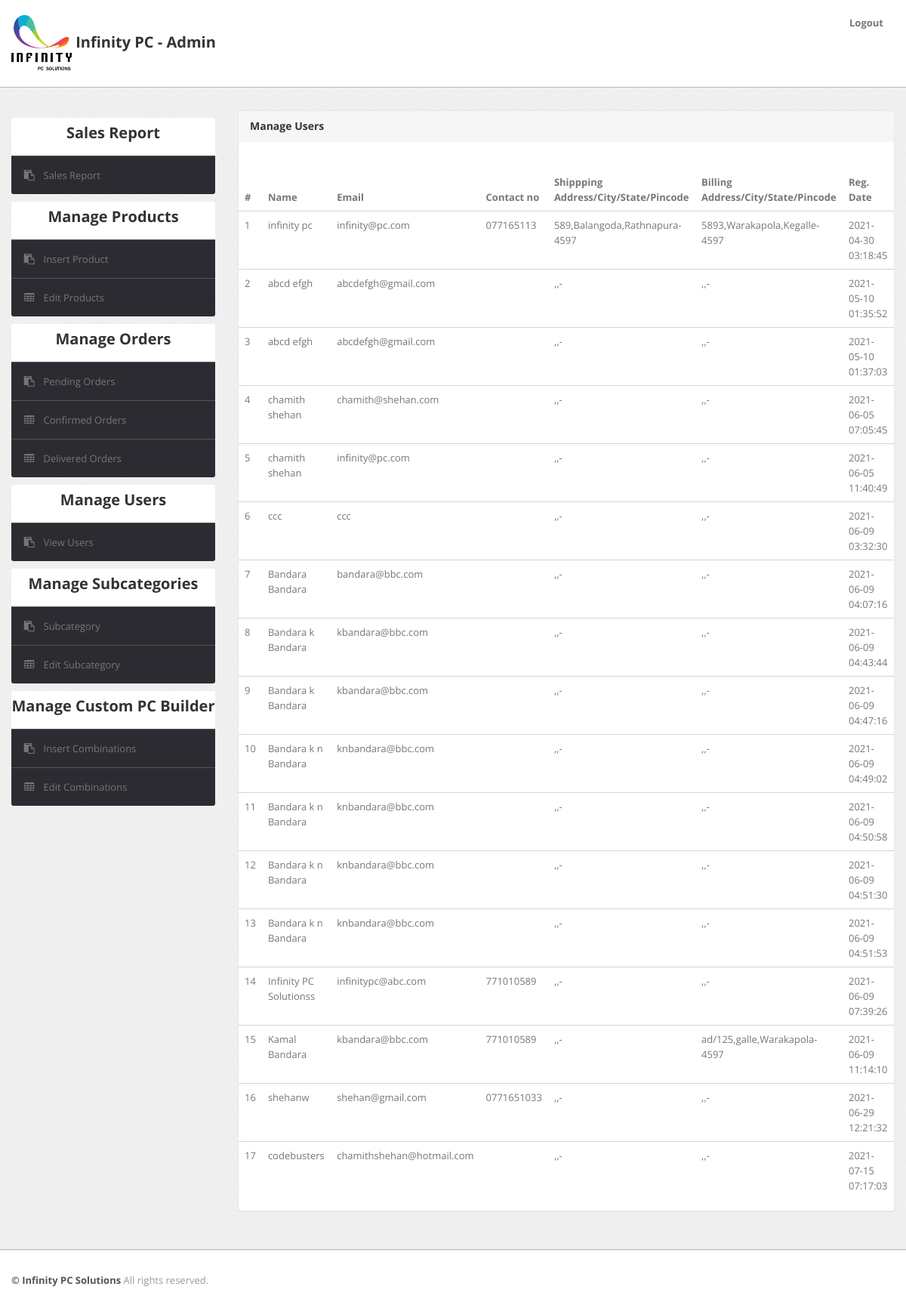
The page /admin/manage-users.php (signed in) on the database its author committed.
### tables this page shows
CREATE TABLE IF NOT EXISTS `users` (
  `id` int(11) NOT NULL AUTO_INCREMENT,
  `name` varchar(255) DEFAULT NULL,
  `email` varchar(255) DEFAULT NULL,
  `contactno` varchar(12) DEFAULT NULL,
  `password` varchar(255) DEFAULT NULL,
  `shippingAddress` longtext,
  `shippingState` varchar(255) DEFAULT NULL,
  `shippingCity` varchar(255) DEFAULT NULL,
  `shippingPincode` int(11) DEFAULT NULL,
  `billingAddress` longtext,
  `billingState` varchar(255) DEFAULT NULL,
  `billingCity` varchar(255) DEFAULT NULL,
  `billingPincode` int(11) DEFAULT NULL,
  `regDate` timestamp NOT NULL DEFAULT CURRENT_TIMESTAMP,
  `updationDate` varchar(255) DEFAULT NULL,
  PRIMARY KEY (`id`)
);

### admin/manage-users.php (the view, shortened to what this page needs)
<?php
include('include/config.php');
if(strlen($_SESSION['alogin'])==0)
	{
header('location:index.php');
}
else{
?>
<!DOCTYPE html>
<html lang="en">
<head>
	<link type="text/css" href="bootstrap/css/bootstrap.min.css" rel="stylesheet">
	<link type="text/css" href="bootstrap/css/bootstrap-responsive.min.css" rel="stylesheet">
	<link type="text/css" href="css/theme.css" rel="stylesheet">
	<link type="text/css" href="images/icons/css/font-awesome.css" rel="stylesheet">
</head>
<body>
<?php include('include/header.php');?>
	<div class="wrapper">
		<div class="container">
			<div class="row">
<?php include('include/sidebar.php');?>
			<div class="span9">
					<div class="content">
	<div class="module">
							<div class="module-head">
								<h3>Manage Users</h3>
							</div>
							<div class="module-body table">
									<br />
								<table cellpadding="0" cellspacing="0" border="0">
									<thead>
										<tr>
											<th>#</th>
											<th> Name</th>
											<th>Email </th>
											<th>Contact no</th>
											<th>Shippping Address/City/State/Pincode </th>
											<th>Billing Address/City/State/Pincode </th>
											<th>Reg. Date </th>
										</tr>
									</thead>
									<tbody>
<?php $query=mysqli_query($con,"select * from users");
$cnt=1;
while($row=mysqli_fetch_array($query))
{
?>
										<tr>
											<td><?php echo htmlentities($cnt);?></td>
											<td><?php echo htmlentities($row['name']);?></td>
											<td><?php echo htmlentities($row['email']);?></td>
											<td> <?php echo htmlentities($row['contactno']);?></td>
											<td><?php echo htmlentities($row['shippingAddress'].",".$row['shippingCity'].",".$row['shippingState']."-".$row['shippingPincode']);?></td>
											<td><?php echo htmlentities($row['billingAddress'].",".$row['billingCity'].",".$row['billingState']."-".$row['billingPincode']);?></td>
											<td><?php echo htmlentities($row['regDate']);?></td>
										<?php $cnt=$cnt+1; } ?>
								</table>
							</div>
						</div>
					</div>
				</div>
			</div>
		</div>
	</div>
<?php include('include/footer.php');?>
</body>
<?php } ?>

### admin/css/theme.css (style rules this page uses)
body { font-size: 13px; font-family: 'Open Sans', Arial, sans-serif; background: #fff; color: #777 }
h1, h2, h3, h4, h5, h6 { color: #333; margin-top: 0 }
h3 { font-size: 20px }
.wrapper { background: url(../images/bg.png) #eee; border-bottom: 1px solid #bbb; -webkit-box-shadow: 0 1px 2px rgba(0,0,0,0.1); -moz-box-shadow: 0 1px 2px rgba(0,0,0,0.1); box-shadow: 0 1px 2px rgba(0,0,0,0.1); padding: 30px 0 }
.module { background: #fff; -webkit-border-radius: 3px; -moz-border-radius: 3px; border-radius: 3px; border: 1px solid #ccc; border-bottom-color: #bbb; -webkit-box-shadow: 0 0 1px rgba(0,0,0,0.2); -moz-box-shadow: 0 0 1px rgba(0,0,0,0.2); box-shadow: 0 0 1px rgba(0,0,0,0.2); margin-bottom: 30px }
.table { margin-bottom: 0 }
.table th, .table td { border-color: #d5d5d5!important }
.module { box-shadow: 0 0 3px rgba(0,0,0,.1); border-color: #e9e9e9; margin-bottom: 20px; background-color: #fff; border-radius: 4px; -webkit-box-shadow: 0 1px 1px rgba(0,0,0,.05); box-shadow: 0 1px 1px rgba(0,0,0,.05); }
.module-head { color: #767676; background-color: #f6f6f6; border-color: #e9e9e9; padding: 10px 15px; border-bottom: 1px solid transparent; border-top-right-radius: 3px; border-top-left-radius: 3px; }
.module-head h3 { font-size: 14px; line-height: 20px; height: 20px; margin: 0 }
.module-body { padding: 15px }
.module-body.table { padding: 15px 0 }

### rows shown on the page
users: name "infinity pc", email "infinity@pc.com", contactno "077165113", shippingAddress+shippingCity+shippingState "589,Balangoda,Rathnapura-4597", billingAddress+billingCity+billingState "5893,Warakapola,Kegalle-4597", regDate "2021-04-30 03:18:45"
users: name "abcd efgh", email "abcdefgh@gmail.com", shippingAddress+shippingCity+shippingState ",,-", billingAddress+billingCity+billingState ",,-", regDate "2021-05-10 01:35:52"
users: name "abcd efgh", email "abcdefgh@gmail.com", shippingAddress+shippingCity+shippingState ",,-", billingAddress+billingCity+billingState ",,-", regDate "2021-05-10 01:37:03"
users: name "chamith shehan", email "chamith@shehan.com", shippingAddress+shippingCity+shippingState ",,-", billingAddress+billingCity+billingState ",,-", regDate "2021-06-05 07:05:45"
users: name "chamith shehan", email "infinity@pc.com", shippingAddress+shippingCity+shippingState ",,-", billingAddress+billingCity+billingState ",,-", regDate "2021-06-05 11:40:49"
users: name "ccc", email "ccc", shippingAddress+shippingCity+shippingState ",,-", billingAddress+billingCity+billingState ",,-", regDate "2021-06-09 03:32:30"
users: name "Bandara Bandara", email "bandara@bbc.com", shippingAddress+shippingCity+shippingState ",,-", billingAddress+billingCity+billingState ",,-", regDate "2021-06-09 04:07:16"
users: name "Bandara k Bandara", email "kbandara@bbc.com", shippingAddress+shippingCity+shippingState ",,-", billingAddress+billingCity+billingState ",,-", regDate "2021-06-09 04:43:44"
users: name "Bandara k Bandara", email "kbandara@bbc.com", shippingAddress+shippingCity+shippingState ",,-", billingAddress+billingCity+billingState ",,-", regDate "2021-06-09 04:47:16"
users: name "Bandara k n Bandara", email "knbandara@bbc.com", shippingAddress+shippingCity+shippingState ",,-", billingAddress+billingCity+billingState ",,-", regDate "2021-06-09 04:49:02"
users: name "Bandara k n Bandara", email "knbandara@bbc.com", shippingAddress+shippingCity+shippingState ",,-", billingAddress+billingCity+billingState ",,-", regDate "2021-06-09 04:50:58"
users: name "Bandara k n Bandara", email "knbandara@bbc.com", shippingAddress+shippingCity+shippingState ",,-", billingAddress+billingCity+billingState ",,-", regDate "2021-06-09 04:51:30"
users: name "Bandara k n Bandara", email "knbandara@bbc.com", shippingAddress+shippingCity+shippingState ",,-", billingAddress+billingCity+billingState ",,-", regDate "2021-06-09 04:51:53"
users: name "Infinity PC Solutionss", email "infinitypc@abc.com", contactno "771010589", shippingAddress+shippingCity+shippingState ",,-", billingAddress+billingCity+billingState ",,-", regDate "2021-06-09 07:39:26"
users: name "Kamal Bandara", email "kbandara@bbc.com", contactno "771010589", shippingAddress+shippingCity+shippingState ",,-", billingAddress+billingCity+billingState "ad/125,galle,Warakapola-4597", regDate "2021-06-09 11:14:10"
users: name "shehanw", email "shehan@gmail.com", contactno "0771651033", shippingAddress+shippingCity+shippingState ",,-", billingAddress+billingCity+billingState ",,-", regDate "2021-06-29 12:21:32"
users: name "codebusters", email "chamithshehan@hotmail.com", shippingAddress+shippingCity+shippingState ",,-", billingAddress+billingCity+billingState ",,-", regDate "2021-07-15 07:17:03"
